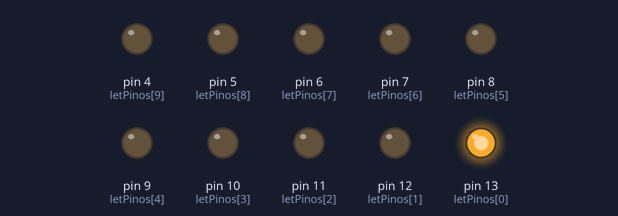
Simulated run of this sketch. Board: Arduino Uno, built with avr-gcc and run on an emulated ATmega328P. Parts: output pins drawn as LEDs (lit = HIGH).

Above: at 0.1 s.
At 2.1 s:
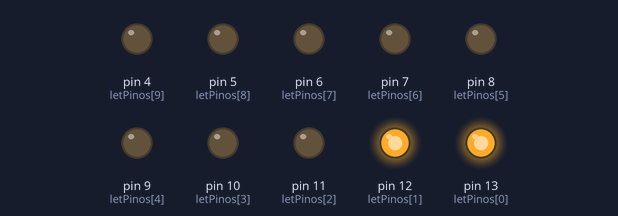
At 4.1 s:
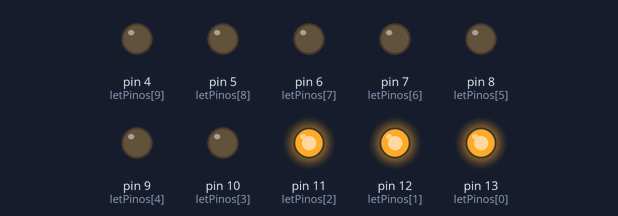
At 10.1 s:
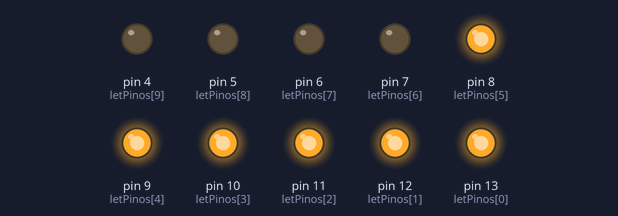
At 14.1 s:
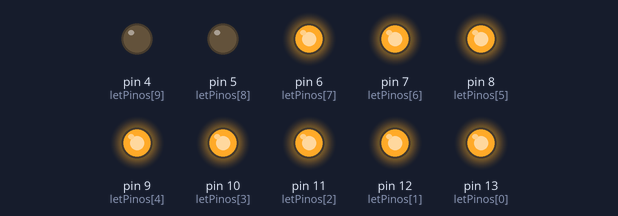
At 19.1 s:
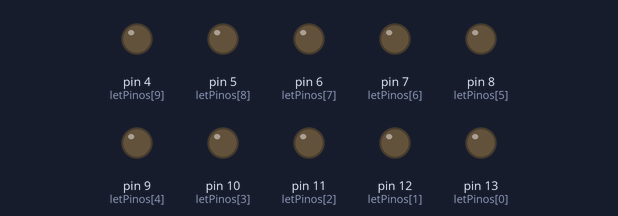
Timing chart, 0 to 20.6 s (numbered marks = the images above):
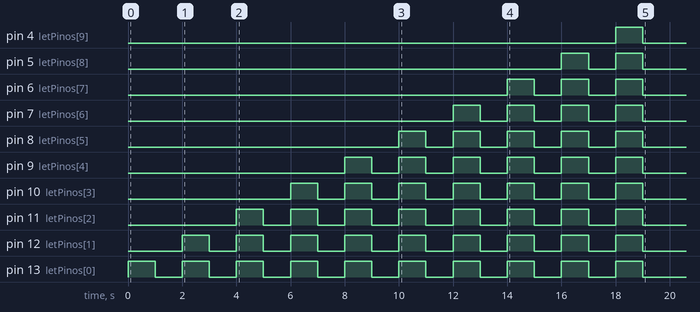

The sketch:

varioasLeds.ino
```cpp
byte letPinos[] ={13,12,11,10,9,8,7,6,5,4};
void setup()
{
  /*pinMode(13, OUTPUT);
  pinMode(12, OUTPUT);
  pinMode(11, OUTPUT);
  pinMode(10, OUTPUT);
  pinMode(9, OUTPUT);
  pinMode(8, OUTPUT);
  pinMode(7, OUTPUT);
  pinMode(6, OUTPUT);
  pinMode(5, OUTPUT);
  pinMode(4, OUTPUT);*/
  /*digitalWrite(13, HIGH);
  digitalWrite(12, HIGH);
  digitalWrite(11, HIGH);
  digitalWrite(10, HIGH);
  digitalWrite(9, HIGH);
  digitalWrite(8, HIGH);
  digitalWrite(7, HIGH);
  digitalWrite(6, HIGH);
  digitalWrite(5, HIGH);
  digitalWrite(4, HIGH);
  delay(1000);
  digitalWrite(13, LOW);
  digitalWrite(12, LOW);
  digitalWrite(11, LOW);
  digitalWrite(10, LOW);
  digitalWrite(9, LOW);
  digitalWrite(8, LOW);
  digitalWrite(7, LOW);
  digitalWrite(6, LOW);
  digitalWrite(5, LOW);
  digitalWrite(4, LOW);
  delay(1000);*/
  /*for(int pino = 13; pino >= 4; pino-- ){
    pinMode(pino,OUTPUT);
    for(int pino = 13; pino >= 4; pino-- ){
      digitalWrite(pino, HIGH);
  	}
    delay(1000);
    for(int pino = 13; pino >= 4; pino-- ){
      digitalWrite(pino, LOW);
  	}
    delay(1000);
  }*/
  for(int pino = 0; pino <= 9; pino++ ){
    pinMode(letPinos[pino],OUTPUT);
    for(int pino = 0; pino <= 9; pino++ ){
      digitalWrite(letPinos[pino], HIGH);
  	}
    delay(1000);
    for(int pino = 0; pino <= 9; pino++ ){
      digitalWrite(letPinos[pino], LOW);
  	}
    delay(1000);
  }
}
void loop()
{

}
```
